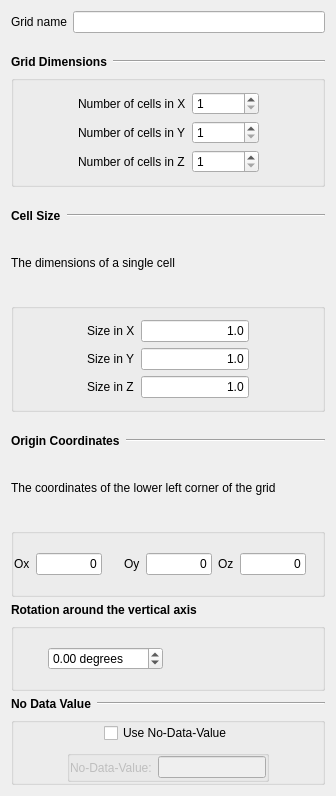
<?xml version="1.0" encoding="UTF-8"?>
<ui version="4.0">
 <class>GslibGridImport</class>
 <widget class="QWidget" name="GslibGridImport">
  <property name="geometry">
   <rect>
    <x>0</x>
    <y>0</y>
    <width>336</width>
    <height>796</height>
   </rect>
  </property>
  <property name="windowTitle">
   <string>Grid Characteristics</string>
  </property>
  <layout class="QVBoxLayout" name="verticalLayout">
   <item>
    <layout class="QHBoxLayout">
     <property name="spacing">
      <number>6</number>
     </property>
     <property name="margin">
      <number>0</number>
     </property>
     <item>
      <widget class="QLabel" name="TextLabel4_4">
       <property name="sizePolicy">
        <sizepolicy hsizetype="Fixed" vsizetype="Preferred">
         <horstretch>0</horstretch>
         <verstretch>0</verstretch>
        </sizepolicy>
       </property>
       <property name="text">
        <string>Grid name</string>
       </property>
       <property name="wordWrap">
        <bool>false</bool>
       </property>
      </widget>
     </item>
     <item>
      <widget class="QLineEdit" name="name_">
       <property name="toolTip">
        <string>name of new grid</string>
       </property>
      </widget>
     </item>
    </layout>
   </item>
   <item>
    <spacer name="Spacer6">
     <property name="orientation">
      <enum>Qt::Vertical</enum>
     </property>
     <property name="sizeType">
      <enum>QSizePolicy::Fixed</enum>
     </property>
     <property name="sizeHint" stdset="0">
      <size>
       <width>20</width>
       <height>16</height>
      </size>
     </property>
    </spacer>
   </item>
   <item>
    <layout class="QHBoxLayout">
     <property name="spacing">
      <number>6</number>
     </property>
     <property name="margin">
      <number>0</number>
     </property>
     <item>
      <widget class="QLabel" name="TextLabel1">
       <property name="sizePolicy">
        <sizepolicy hsizetype="Fixed" vsizetype="Fixed">
         <horstretch>0</horstretch>
         <verstretch>0</verstretch>
        </sizepolicy>
       </property>
       <property name="font">
        <font>
         <weight>75</weight>
         <bold>true</bold>
        </font>
       </property>
       <property name="text">
        <string>Grid Dimensions</string>
       </property>
       <property name="wordWrap">
        <bool>false</bool>
       </property>
      </widget>
     </item>
     <item>
      <widget class="Line" name="Line1">
       <property name="sizePolicy">
        <sizepolicy hsizetype="Expanding" vsizetype="Fixed">
         <horstretch>0</horstretch>
         <verstretch>0</verstretch>
        </sizepolicy>
       </property>
       <property name="frameShape">
        <enum>QFrame::HLine</enum>
       </property>
       <property name="frameShadow">
        <enum>QFrame::Sunken</enum>
       </property>
      </widget>
     </item>
    </layout>
   </item>
   <item>
    <widget class="QGroupBox" name="GroupBox1">
     <property name="maximumSize">
      <size>
       <width>32767</width>
       <height>120</height>
      </size>
     </property>
     <property name="title">
      <string/>
     </property>
     <layout class="QHBoxLayout">
      <property name="spacing">
       <number>6</number>
      </property>
      <property name="margin">
       <number>11</number>
      </property>
      <item>
       <spacer name="Spacer9">
        <property name="orientation">
         <enum>Qt::Horizontal</enum>
        </property>
        <property name="sizeType">
         <enum>QSizePolicy::Expanding</enum>
        </property>
        <property name="sizeHint" stdset="0">
         <size>
          <width>20</width>
          <height>20</height>
         </size>
        </property>
       </spacer>
      </item>
      <item>
       <layout class="QGridLayout">
        <property name="margin">
         <number>0</number>
        </property>
        <property name="spacing">
         <number>6</number>
        </property>
        <item row="0" column="0">
         <widget class="QLabel" name="TextLabel4">
          <property name="sizePolicy">
           <sizepolicy hsizetype="Fixed" vsizetype="Preferred">
            <horstretch>0</horstretch>
            <verstretch>0</verstretch>
           </sizepolicy>
          </property>
          <property name="text">
           <string>Number of cells in X</string>
          </property>
          <property name="wordWrap">
           <bool>false</bool>
          </property>
         </widget>
        </item>
        <item row="1" column="1">
         <widget class="QSpinBox" name="ny_">
          <property name="sizePolicy">
           <sizepolicy hsizetype="Maximum" vsizetype="Fixed">
            <horstretch>0</horstretch>
            <verstretch>0</verstretch>
           </sizepolicy>
          </property>
          <property name="maximumSize">
           <size>
            <width>80</width>
            <height>32767</height>
           </size>
          </property>
          <property name="minimum">
           <number>1</number>
          </property>
          <property name="maximum">
           <number>1000000000</number>
          </property>
         </widget>
        </item>
        <item row="2" column="1">
         <widget class="QSpinBox" name="nz_">
          <property name="sizePolicy">
           <sizepolicy hsizetype="Maximum" vsizetype="Fixed">
            <horstretch>0</horstretch>
            <verstretch>0</verstretch>
           </sizepolicy>
          </property>
          <property name="maximumSize">
           <size>
            <width>80</width>
            <height>32767</height>
           </size>
          </property>
          <property name="minimum">
           <number>1</number>
          </property>
          <property name="maximum">
           <number>1000000000</number>
          </property>
         </widget>
        </item>
        <item row="1" column="0">
         <widget class="QLabel" name="TextLabel4_2">
          <property name="sizePolicy">
           <sizepolicy hsizetype="Fixed" vsizetype="Preferred">
            <horstretch>0</horstretch>
            <verstretch>0</verstretch>
           </sizepolicy>
          </property>
          <property name="text">
           <string>Number of cells in Y</string>
          </property>
          <property name="wordWrap">
           <bool>false</bool>
          </property>
         </widget>
        </item>
        <item row="0" column="1">
         <widget class="QSpinBox" name="nx_">
          <property name="sizePolicy">
           <sizepolicy hsizetype="Maximum" vsizetype="Fixed">
            <horstretch>0</horstretch>
            <verstretch>0</verstretch>
           </sizepolicy>
          </property>
          <property name="maximumSize">
           <size>
            <width>80</width>
            <height>32767</height>
           </size>
          </property>
          <property name="minimum">
           <number>1</number>
          </property>
          <property name="maximum">
           <number>100000000</number>
          </property>
         </widget>
        </item>
        <item row="2" column="0">
         <widget class="QLabel" name="TextLabel4_3">
          <property name="sizePolicy">
           <sizepolicy hsizetype="Fixed" vsizetype="Preferred">
            <horstretch>0</horstretch>
            <verstretch>0</verstretch>
           </sizepolicy>
          </property>
          <property name="text">
           <string>Number of cells in Z</string>
          </property>
          <property name="wordWrap">
           <bool>false</bool>
          </property>
         </widget>
        </item>
       </layout>
      </item>
      <item>
       <spacer name="Spacer8">
        <property name="orientation">
         <enum>Qt::Horizontal</enum>
        </property>
        <property name="sizeType">
         <enum>QSizePolicy::Expanding</enum>
        </property>
        <property name="sizeHint" stdset="0">
         <size>
          <width>20</width>
          <height>20</height>
         </size>
        </property>
       </spacer>
      </item>
     </layout>
    </widget>
   </item>
   <item>
    <spacer name="Spacer14_2">
     <property name="orientation">
      <enum>Qt::Vertical</enum>
     </property>
     <property name="sizeType">
      <enum>QSizePolicy::Fixed</enum>
     </property>
     <property name="sizeHint" stdset="0">
      <size>
       <width>20</width>
       <height>16</height>
      </size>
     </property>
    </spacer>
   </item>
   <item>
    <layout class="QHBoxLayout">
     <property name="spacing">
      <number>6</number>
     </property>
     <property name="margin">
      <number>0</number>
     </property>
     <item>
      <widget class="QLabel" name="TextLabel1_2">
       <property name="sizePolicy">
        <sizepolicy hsizetype="Fixed" vsizetype="Fixed">
         <horstretch>0</horstretch>
         <verstretch>0</verstretch>
        </sizepolicy>
       </property>
       <property name="font">
        <font>
         <weight>75</weight>
         <bold>true</bold>
        </font>
       </property>
       <property name="text">
        <string>Cell Size</string>
       </property>
       <property name="wordWrap">
        <bool>false</bool>
       </property>
      </widget>
     </item>
     <item>
      <widget class="Line" name="Line1_2">
       <property name="sizePolicy">
        <sizepolicy hsizetype="Minimum" vsizetype="Fixed">
         <horstretch>0</horstretch>
         <verstretch>0</verstretch>
        </sizepolicy>
       </property>
       <property name="frameShape">
        <enum>QFrame::HLine</enum>
       </property>
       <property name="frameShadow">
        <enum>QFrame::Sunken</enum>
       </property>
      </widget>
     </item>
    </layout>
   </item>
   <item>
    <widget class="QLabel" name="TextLabel2_2">
     <property name="text">
      <string>The dimensions of a single cell</string>
     </property>
     <property name="wordWrap">
      <bool>false</bool>
     </property>
    </widget>
   </item>
   <item>
    <widget class="QGroupBox" name="GroupBox1_2">
     <property name="maximumSize">
      <size>
       <width>32767</width>
       <height>120</height>
      </size>
     </property>
     <property name="title">
      <string/>
     </property>
     <layout class="QHBoxLayout">
      <property name="spacing">
       <number>6</number>
      </property>
      <property name="margin">
       <number>11</number>
      </property>
      <item>
       <spacer name="Spacer9_2">
        <property name="orientation">
         <enum>Qt::Horizontal</enum>
        </property>
        <property name="sizeType">
         <enum>QSizePolicy::Expanding</enum>
        </property>
        <property name="sizeHint" stdset="0">
         <size>
          <width>20</width>
          <height>20</height>
         </size>
        </property>
       </spacer>
      </item>
      <item>
       <layout class="QGridLayout">
        <property name="margin">
         <number>0</number>
        </property>
        <property name="spacing">
         <number>6</number>
        </property>
        <item row="0" column="1">
         <widget class="QLineEdit" name="x_size_">
          <property name="text">
           <string>1.0</string>
          </property>
          <property name="alignment">
           <set>Qt::AlignRight</set>
          </property>
         </widget>
        </item>
        <item row="1" column="1">
         <widget class="QLineEdit" name="y_size_">
          <property name="text">
           <string>1.0</string>
          </property>
          <property name="alignment">
           <set>Qt::AlignRight</set>
          </property>
         </widget>
        </item>
        <item row="2" column="1">
         <widget class="QLineEdit" name="z_size_">
          <property name="text">
           <string>1.0</string>
          </property>
          <property name="alignment">
           <set>Qt::AlignRight</set>
          </property>
         </widget>
        </item>
        <item row="0" column="0">
         <widget class="QLabel" name="TextLabel4_5">
          <property name="sizePolicy">
           <sizepolicy hsizetype="Fixed" vsizetype="Preferred">
            <horstretch>0</horstretch>
            <verstretch>0</verstretch>
           </sizepolicy>
          </property>
          <property name="text">
           <string>Size in X</string>
          </property>
          <property name="wordWrap">
           <bool>false</bool>
          </property>
         </widget>
        </item>
        <item row="1" column="0">
         <widget class="QLabel" name="TextLabel4_2_2">
          <property name="sizePolicy">
           <sizepolicy hsizetype="Fixed" vsizetype="Preferred">
            <horstretch>0</horstretch>
            <verstretch>0</verstretch>
           </sizepolicy>
          </property>
          <property name="text">
           <string>Size in Y</string>
          </property>
          <property name="wordWrap">
           <bool>false</bool>
          </property>
         </widget>
        </item>
        <item row="2" column="0">
         <widget class="QLabel" name="TextLabel4_3_2">
          <property name="sizePolicy">
           <sizepolicy hsizetype="Fixed" vsizetype="Preferred">
            <horstretch>0</horstretch>
            <verstretch>0</verstretch>
           </sizepolicy>
          </property>
          <property name="text">
           <string>Size in Z</string>
          </property>
          <property name="wordWrap">
           <bool>false</bool>
          </property>
         </widget>
        </item>
       </layout>
      </item>
      <item>
       <spacer name="Spacer8_2">
        <property name="orientation">
         <enum>Qt::Horizontal</enum>
        </property>
        <property name="sizeType">
         <enum>QSizePolicy::Expanding</enum>
        </property>
        <property name="sizeHint" stdset="0">
         <size>
          <width>20</width>
          <height>20</height>
         </size>
        </property>
       </spacer>
      </item>
     </layout>
    </widget>
   </item>
   <item>
    <spacer name="Spacer14">
     <property name="orientation">
      <enum>Qt::Vertical</enum>
     </property>
     <property name="sizeType">
      <enum>QSizePolicy::Fixed</enum>
     </property>
     <property name="sizeHint" stdset="0">
      <size>
       <width>20</width>
       <height>16</height>
      </size>
     </property>
    </spacer>
   </item>
   <item>
    <layout class="QHBoxLayout">
     <property name="spacing">
      <number>6</number>
     </property>
     <property name="margin">
      <number>0</number>
     </property>
     <item>
      <widget class="QLabel" name="TextLabel1_2_2">
       <property name="sizePolicy">
        <sizepolicy hsizetype="Fixed" vsizetype="Fixed">
         <horstretch>0</horstretch>
         <verstretch>0</verstretch>
        </sizepolicy>
       </property>
       <property name="font">
        <font>
         <weight>75</weight>
         <bold>true</bold>
        </font>
       </property>
       <property name="text">
        <string>Origin Coordinates</string>
       </property>
       <property name="wordWrap">
        <bool>false</bool>
       </property>
      </widget>
     </item>
     <item>
      <widget class="Line" name="Line1_2_2">
       <property name="sizePolicy">
        <sizepolicy hsizetype="Minimum" vsizetype="Fixed">
         <horstretch>0</horstretch>
         <verstretch>0</verstretch>
        </sizepolicy>
       </property>
       <property name="frameShape">
        <enum>QFrame::HLine</enum>
       </property>
       <property name="frameShadow">
        <enum>QFrame::Sunken</enum>
       </property>
      </widget>
     </item>
    </layout>
   </item>
   <item>
    <widget class="QLabel" name="TextLabel2">
     <property name="text">
      <string>The coordinates of the lower left corner of the grid</string>
     </property>
     <property name="wordWrap">
      <bool>false</bool>
     </property>
    </widget>
   </item>
   <item>
    <widget class="QGroupBox" name="GroupBox1_2_2">
     <property name="maximumSize">
      <size>
       <width>32767</width>
       <height>120</height>
      </size>
     </property>
     <property name="title">
      <string/>
     </property>
     <layout class="QGridLayout">
      <property name="margin">
       <number>0</number>
      </property>
      <item row="0" column="1">
       <widget class="QLineEdit" name="xmn_">
        <property name="text">
         <string>0</string>
        </property>
        <property name="alignment">
         <set>Qt::AlignRight</set>
        </property>
       </widget>
      </item>
      <item row="0" column="2">
       <spacer name="Spacer10_2">
        <property name="orientation">
         <enum>Qt::Horizontal</enum>
        </property>
        <property name="sizeType">
         <enum>QSizePolicy::Fixed</enum>
        </property>
        <property name="sizeHint" stdset="0">
         <size>
          <width>16</width>
          <height>21</height>
         </size>
        </property>
       </spacer>
      </item>
      <item row="0" column="3">
       <widget class="QLabel" name="TextLabel4_5_2_2">
        <property name="sizePolicy">
         <sizepolicy hsizetype="Fixed" vsizetype="Preferred">
          <horstretch>0</horstretch>
          <verstretch>0</verstretch>
         </sizepolicy>
        </property>
        <property name="text">
         <string>Oy</string>
        </property>
        <property name="wordWrap">
         <bool>false</bool>
        </property>
       </widget>
      </item>
      <item row="0" column="4">
       <widget class="QLineEdit" name="ymn_">
        <property name="text">
         <string>0</string>
        </property>
        <property name="alignment">
         <set>Qt::AlignRight</set>
        </property>
       </widget>
      </item>
      <item row="0" column="5">
       <widget class="QLabel" name="TextLabel4_5_2_2_2">
        <property name="sizePolicy">
         <sizepolicy hsizetype="Fixed" vsizetype="Preferred">
          <horstretch>0</horstretch>
          <verstretch>0</verstretch>
         </sizepolicy>
        </property>
        <property name="text">
         <string>Oz</string>
        </property>
        <property name="wordWrap">
         <bool>false</bool>
        </property>
       </widget>
      </item>
      <item row="0" column="6">
       <widget class="QLineEdit" name="zmn_">
        <property name="text">
         <string>0</string>
        </property>
        <property name="alignment">
         <set>Qt::AlignRight</set>
        </property>
       </widget>
      </item>
      <item row="0" column="7">
       <spacer name="Spacer10_2_2">
        <property name="orientation">
         <enum>Qt::Horizontal</enum>
        </property>
        <property name="sizeType">
         <enum>QSizePolicy::Fixed</enum>
        </property>
        <property name="sizeHint" stdset="0">
         <size>
          <width>16</width>
          <height>20</height>
         </size>
        </property>
       </spacer>
      </item>
      <item row="0" column="0">
       <widget class="QLabel" name="TextLabel4_5_2">
        <property name="sizePolicy">
         <sizepolicy hsizetype="Fixed" vsizetype="Preferred">
          <horstretch>0</horstretch>
          <verstretch>0</verstretch>
         </sizepolicy>
        </property>
        <property name="text">
         <string>Ox</string>
        </property>
        <property name="wordWrap">
         <bool>false</bool>
        </property>
       </widget>
      </item>
     </layout>
    </widget>
   </item>
   <item>
    <widget class="QLabel" name="TextLabel1_2_3">
     <property name="sizePolicy">
      <sizepolicy hsizetype="Fixed" vsizetype="Fixed">
       <horstretch>0</horstretch>
       <verstretch>0</verstretch>
      </sizepolicy>
     </property>
     <property name="font">
      <font>
       <weight>75</weight>
       <bold>true</bold>
      </font>
     </property>
     <property name="text">
      <string>Rotation around the vertical axis</string>
     </property>
     <property name="wordWrap">
      <bool>false</bool>
     </property>
    </widget>
   </item>
   <item>
    <widget class="QGroupBox" name="groupBox">
     <property name="title">
      <string/>
     </property>
     <layout class="QHBoxLayout" name="horizontalLayout">
      <item>
       <spacer name="horizontalSpacer_2">
        <property name="orientation">
         <enum>Qt::Horizontal</enum>
        </property>
        <property name="sizeHint" stdset="0">
         <size>
          <width>44</width>
          <height>20</height>
         </size>
        </property>
       </spacer>
      </item>
      <item>
       <widget class="QDoubleSpinBox" name="rotation_z_angle_">
        <property name="suffix">
         <string> degrees</string>
        </property>
        <property name="minimum">
         <double>-180.000000000000000</double>
        </property>
        <property name="maximum">
         <double>180.000000000000000</double>
        </property>
       </widget>
      </item>
      <item>
       <spacer name="horizontalSpacer">
        <property name="orientation">
         <enum>Qt::Horizontal</enum>
        </property>
        <property name="sizeHint" stdset="0">
         <size>
          <width>168</width>
          <height>20</height>
         </size>
        </property>
       </spacer>
      </item>
     </layout>
    </widget>
   </item>
   <item>
    <layout class="QHBoxLayout">
     <property name="spacing">
      <number>6</number>
     </property>
     <property name="margin">
      <number>0</number>
     </property>
     <item>
      <widget class="QLabel" name="TextLabel1_2_2_2_2">
       <property name="sizePolicy">
        <sizepolicy hsizetype="Fixed" vsizetype="Fixed">
         <horstretch>0</horstretch>
         <verstretch>0</verstretch>
        </sizepolicy>
       </property>
       <property name="font">
        <font>
         <weight>75</weight>
         <bold>true</bold>
        </font>
       </property>
       <property name="text">
        <string>No Data Value</string>
       </property>
       <property name="wordWrap">
        <bool>false</bool>
       </property>
      </widget>
     </item>
     <item>
      <widget class="Line" name="Line1_2_2_2_2">
       <property name="sizePolicy">
        <sizepolicy hsizetype="Minimum" vsizetype="Fixed">
         <horstretch>0</horstretch>
         <verstretch>0</verstretch>
        </sizepolicy>
       </property>
       <property name="frameShape">
        <enum>QFrame::HLine</enum>
       </property>
       <property name="frameShadow">
        <enum>QFrame::Sunken</enum>
       </property>
      </widget>
     </item>
    </layout>
   </item>
   <item>
    <widget class="QGroupBox" name="groupBox5">
     <property name="title">
      <string/>
     </property>
     <layout class="QVBoxLayout">
      <property name="margin">
       <number>0</number>
      </property>
      <item>
       <layout class="QHBoxLayout">
        <property name="margin">
         <number>0</number>
        </property>
        <item>
         <spacer name="spacer24">
          <property name="orientation">
           <enum>Qt::Horizontal</enum>
          </property>
          <property name="sizeType">
           <enum>QSizePolicy::Expanding</enum>
          </property>
          <property name="sizeHint" stdset="0">
           <size>
            <width>31</width>
            <height>21</height>
           </size>
          </property>
         </spacer>
        </item>
        <item>
         <widget class="QCheckBox" name="use_no_data_value_">
          <property name="text">
           <string>Use No-Data-Value</string>
          </property>
         </widget>
        </item>
        <item>
         <spacer name="spacer25">
          <property name="orientation">
           <enum>Qt::Horizontal</enum>
          </property>
          <property name="sizeType">
           <enum>QSizePolicy::Expanding</enum>
          </property>
          <property name="sizeHint" stdset="0">
           <size>
            <width>31</width>
            <height>20</height>
           </size>
          </property>
         </spacer>
        </item>
       </layout>
      </item>
      <item>
       <layout class="QHBoxLayout">
        <property name="margin">
         <number>0</number>
        </property>
        <item>
         <spacer name="spacer23">
          <property name="orientation">
           <enum>Qt::Horizontal</enum>
          </property>
          <property name="sizeType">
           <enum>QSizePolicy::Expanding</enum>
          </property>
          <property name="sizeHint" stdset="0">
           <size>
            <width>22</width>
            <height>21</height>
           </size>
          </property>
         </spacer>
        </item>
        <item>
         <widget class="QGroupBox" name="NoDataValueBox">
          <property name="enabled">
           <bool>false</bool>
          </property>
          <property name="title">
           <string/>
          </property>
          <layout class="QHBoxLayout">
           <property name="margin">
            <number>0</number>
           </property>
           <item>
            <widget class="QLabel" name="textLabel1">
             <property name="text">
              <string>No-Data-Value:</string>
             </property>
             <property name="wordWrap">
              <bool>false</bool>
             </property>
            </widget>
           </item>
           <item>
            <widget class="QLineEdit" name="no_data_value_edit_"/>
           </item>
          </layout>
         </widget>
        </item>
        <item>
         <spacer name="spacer22">
          <property name="orientation">
           <enum>Qt::Horizontal</enum>
          </property>
          <property name="sizeType">
           <enum>QSizePolicy::Expanding</enum>
          </property>
          <property name="sizeHint" stdset="0">
           <size>
            <width>22</width>
            <height>21</height>
           </size>
          </property>
         </spacer>
        </item>
       </layout>
      </item>
     </layout>
    </widget>
   </item>
  </layout>
 </widget>
 <layoutdefault spacing="6" margin="11"/>
 <pixmapfunction>qPixmapFromMimeSource</pixmapfunction>
 <tabstops>
  <tabstop>name_</tabstop>
  <tabstop>nx_</tabstop>
  <tabstop>ny_</tabstop>
  <tabstop>nz_</tabstop>
 </tabstops>
 <resources/>
 <connections>
  <connection>
   <sender>use_no_data_value_</sender>
   <signal>toggled(bool)</signal>
   <receiver>NoDataValueBox</receiver>
   <slot>setEnabled(bool)</slot>
   <hints>
    <hint type="sourcelabel">
     <x>20</x>
     <y>20</y>
    </hint>
    <hint type="destinationlabel">
     <x>20</x>
     <y>20</y>
    </hint>
   </hints>
  </connection>
 </connections>
</ui>
